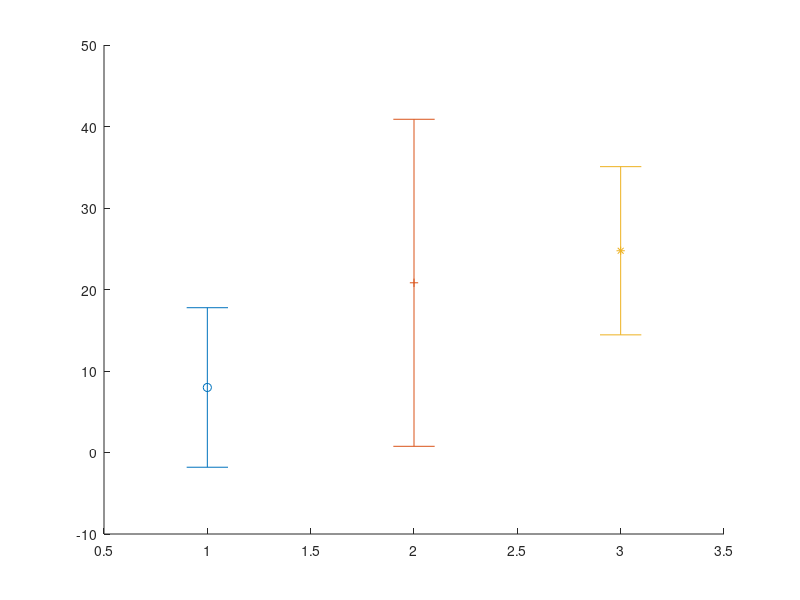

This chart was generated by the following MATLAB code: (Note: this script raises an error after producing the figure.)
delimiter = '\n';

range1 = [0 0 99 0];
range2 = [100 0 199 0];

laptop_laptop = dlmread('spoke-map.txt', delimiter, range1) / 1000;
laptop_phone = dlmread('spoke-map.txt', delimiter, range2) / 1000;
phone_laptop = dlmread('spoke-map-phone.txt', delimiter, range1) / 1000;
phone_phone = dlmread('spoke-map-phone.txt', delimiter, range2) / 1000;

disp('laptop_laptop mean = ')
disp(mean(laptop_laptop))

disp('laptop_laptop std = ')
disp(std(laptop_laptop))

disp('laptop_phone mean = ')
disp(mean(laptop_phone))

disp('laptop_phone std = ')
disp(std(laptop_phone))

disp('phone_laptop mean = ')
disp(mean(phone_laptop))

disp('phone_laptop std = ')
disp(std(phone_laptop))

disp('phone_phone mean = ')
disp(mean(phone_phone))

disp('phone_phone std = ')
disp(std(phone_phone))

hold all;

errorbar(1, mean(laptop_laptop), std(laptop_laptop), '-o');
errorbar(2, mean(laptop_phone), std(laptop_phone), '-+');
errorbar(3, mean(phone_laptop), std(phone_laptop), '-*');
errorbar(4, mean(phone_phone), std(phone_phone), '-X');

xlabel('Consumer-Producer');
ylabel('Time (ms)');
title('Connection Times Between Producers and Consumers on a Laptop and Phone');
set(gca, 'XTick', [1 2 3 4]);
set(gca, 'XTickLabel', {'Laptop-Laptop', 'Laptop-Phone', 'Phone-Laptop', 'Phone-Phone'});

print -depsc 'map.eps';

close all;
